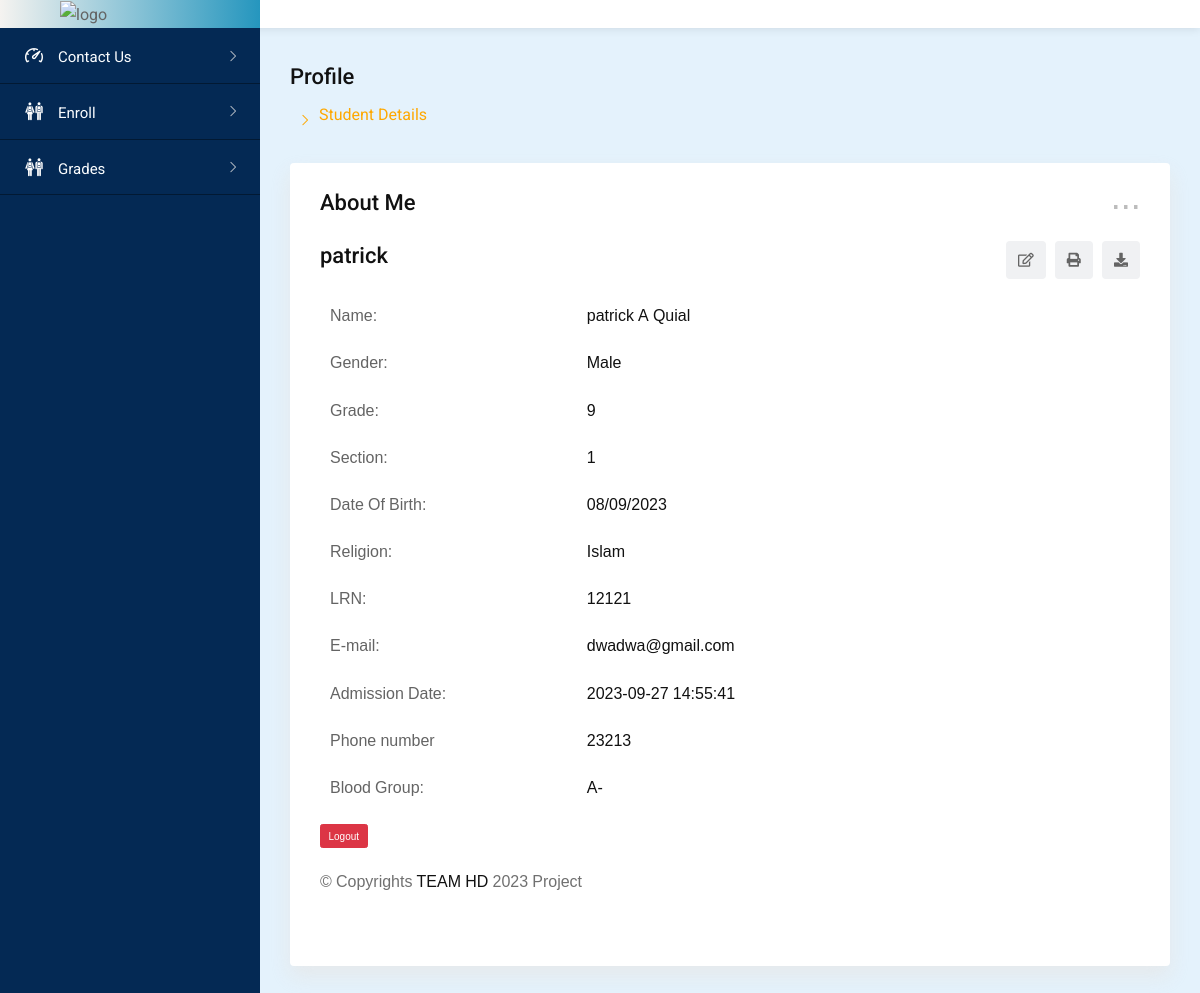
Page /onlystudent.php (signed in) on the committed database.
### tables this page shows
CREATE TABLE `students` (
  `id` int(244) NOT NULL,
  `firstname` varchar(55) NOT NULL,
  `middlename` varchar(55) NOT NULL,
  `lastname` varchar(55) NOT NULL,
  `gender` varchar(55) NOT NULL,
  `dateofbirth` varchar(55) NOT NULL,
  `bloodgroup` varchar(55) NOT NULL,
  `religion` varchar(55) NOT NULL,
  `email` varchar(55) NOT NULL,
  `password` varchar(55) NOT NULL,
  `grade` varchar(55) NOT NULL,
  `section` varchar(55) NOT NULL,
  `lrn` varchar(55) NOT NULL,
  `phonenumber` varchar(55) NOT NULL,
  `role` varchar(55) NOT NULL DEFAULT 'student',
  `dateenrolled` timestamp NOT NULL DEFAULT current_timestamp(),
  `class_id` int(123) NOT NULL
);

### onlystudent.php (the view, shortened to what this page needs)
<?php
$email = $_SESSION["id"]["email"];
$conn = new mysqli('localhost', 'root', '', 'userdb');
$stmt = $conn->prepare("SELECT * FROM students WHERE email = ?");
$stmt->bind_param("s", $email);
$stmt->execute();
$result = $stmt->get_result();
$userInfo = $result->fetch_assoc();
?>
<!doctype html>
<html class="no-js" lang="">
<head>
    <link rel="stylesheet" href="css/normalize.css">
    <link rel="stylesheet" href="css/main.css">
    <link rel="stylesheet" href="css/bootstrap.min.css">
    <link rel="stylesheet" href="css/all.min.css">
    <link rel="stylesheet" href="fonts/flaticon.css">
    <link rel="stylesheet" href="css/animate.min.css">
    <link rel="stylesheet" href="style.css">
</head>
<body>
    <div id="wrapper" class="wrapper bg-ash">
        <div class="navbar navbar-expand-md header-menu-one bg-light">
            <div class="nav-bar-header-one">
                <div class="header-logo">
                        <img src="img/logo.png" alt="logo">
                </div>
                        </div>
            </div>
        </div>
        <div class="dashboard-page-one">
           <div class="sidebar-main sidebar-menu-one sidebar-expand-md sidebar-color">
                <div class="sidebar-menu-content">
                    <ul class="nav nav-sidebar-menu sidebar-toggle-view">
                        <li class="nav-item sidebar-nav-item">
                            <a href="#" class="nav-link"><i class="flaticon-dashboard"></i><span>Contact Us</span></a>
                        <li class="nav-item sidebar-nav-item">
                            <a href="grades.php" class="nav-link"><i class="flaticon-classmates"></i><span>Enroll</span></a>
                        </li>
                        <li class="nav-item sidebar-nav-item">
                            <a href="gradestemp.php" class="nav-link"><i class="flaticon-classmates"></i><span>Grades</span></a>
                        </li>
                        </li>
                </div>
            </div>
            <div class="dashboard-content-one">
                <div class="breadcrumbs-area">
                    <h3>Profile</h3>
                    <ul>
                        <li>Student Details</li>
                    </ul>
                </div>
                <div class="card height-auto">
                    <div class="card-body">
                        <div class="heading-layout1">
                            <div class="item-title">
                                <h3>About Me</h3>
                            </div>
                           <div class="dropdown">
                                <a class="dropdown-toggle" href="#" role="button"
                                data-toggle="dropdown" aria-expanded="false">...</a>
                            </div>
                        </div>
                        <div class="single-info-details">
                            <div class="item-content">
                                <div class="header-inline item-header">
                                    <h3 class="text-dark-medium font-medium"><?php echo isset($userInfo["lastname"]) ? $userInfo["firstname"] : ''; ?></h3>
                                    <div class="header-elements">
                                        <ul>
                                            <li><a href="#"><i class="far fa-edit"></i></a></li>
                                            <li><a href="#"><i class="fas fa-print"></i></a></li>
                                            <li><a href="#"><i class="fas fa-download"></i></a></li>
                                        </ul>
                                    </div>
                                </div>
                                <div class="info-table table-responsive">
    <table class="table text-nowrap">
        <tbody>
            <tr>
                <td>Name:</td>
                <td class="font-medium text-dark-medium">
                    <?php echo isset($userInfo["firstname"]) ? $userInfo["firstname"] : '' ; ?>
                    <?php echo isset($userInfo["middlename"]) ? $userInfo["middlename"] : '' ; ?>
                    <?php echo isset($userInfo["lastname"]) ? $userInfo["lastname"] : '' ; ?>
                </td>
            </tr>
            <tr>
                <td>Gender:</td>
                <td class="font-medium text-dark-medium" id="gender">
                    <?php echo isset($userInfo["gender"]) ? $userInfo["gender"] : ''; ?>
                </td>
            </tr>
            <tr>
                <td>Grade:</td>
                <td class="font-medium text-dark-medium">
                    <?php echo isset($userInfo["grade"]) ? $userInfo["grade"] : ''; ?>
                </td>
            </tr>
            <tr>
                <td>Section:</td>
                <td class="font-medium text-dark-medium">
                    <?php echo isset($userInfo["section"]) ? $userInfo["section"] : ''; ?>
                </td>
            </tr>
            <tr>
                <td>Date Of Birth:</td>
                <td class="font-medium text-dark-medium">
                    <?php echo isset($userInfo["dateofbirth"]) ? $userInfo["dateofbirth"] : ''; ?>
                </td>
            </tr>
            <tr>
                <td>Religion:</td>
                <td class="font-medium text-dark-medium">
                    <?php echo isset($userInfo["religion"]) ? $userInfo["religion"] : ''; ?>
                </td>
            </tr>
            <tr>
                <td>LRN:</td>
                <td class="font-medium text-dark-medium">
                    <?php echo isset($userInfo["lrn"]) ? $userInfo["lrn"] : ''; ?>
                </td>
            </tr>
            <tr>
                <td>E-mail:</td>
                <td class="font-medium text-dark-medium">
                    <?php echo isset($userInfo["email"]) ? $userInfo["email"] : ''; ?>
                </td>
            </tr>
            <tr>
                <td>Admission Date:</td>
                <td class="font-medium text-dark-medium">
                    <?php echo isset($userInfo["dateenrolled"]) ? $userInfo["dateenrolled"] : ''; ?>
                </td>
            </tr>
            <tr>
                <td>Phone number</td>
                <td class="font-medium text-dark-medium">
                    <?php echo isset($userInfo["phonenumber"]) ? $userInfo["phonenumber"] : ''; ?>
                </td>
            </tr>
            <tr>
                <td>Blood Group:</td>
                <td class="font-medium text-dark-medium">
                    <?php echo isset($userInfo["bloodgroup"]) ? $userInfo["bloodgroup"] : ''; ?>
                </td>
            </tr>
        </tbody>
    </table>
</div>
<a href="php/logout.php" class="btn btn-danger">Logout</a>
                <footer class="footer-wrap-layout1">
                    <div class="copyright">© Copyrights <a href="#">TEAM HD</a> 2023 Project <a href="#"></a></div>
                </footer>
            </div>
        </div>
    </div>
</body>
</html>

### css/main.css (style rules this page uses)
html { color: #222; font-size: 1em; line-height: 1.4; }
audio, canvas, iframe, img, svg, video { vertical-align: middle; }
.header-logo img { width:15rem; }

### rows in the picture
students: firstname "patrick", middlename "A", lastname "Quial", gender "Male", grade "9", section "1", dateofbirth "08/09/2023", religion "Islam", lrn "12121", email "dwadwa@gmail.com", dateenrolled "2023-09-27 14:55:41", phonenumber "23213", bloodgroup "A-"
